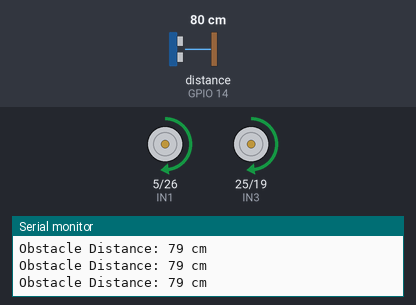
Bench run of a sketch on a simulated ESP32. Parts: motor-driver pin pairs drawn as motors (green arrow = first pin HIGH = forward, orange = second pin HIGH = backward, longer = more drive, scaled by the enable pin), the last lines printed to the serial monitor. Wiring (inferred from the names in the program): ultrasonic range finder: trigger GPIO 13; echo GPIO 14. The test bench sets the inputs (shaded band); at power-on: distance to the obstacle (sensor on GPIO 14) 80 cm. The echo pulse lasts 58.3 µs per cm.

Above: at 3.2 s.
3.3 s: distance to the obstacle (sensor on GPIO 14) set to 29 cm
4.8 s: distance to the obstacle (sensor on GPIO 14) set to 23 cm
At 5.3 s:
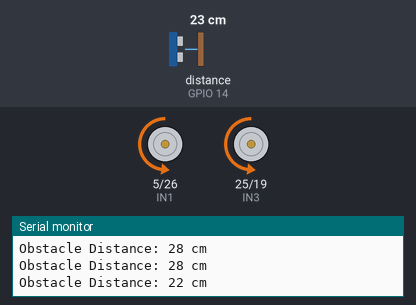
At 6.1 s:
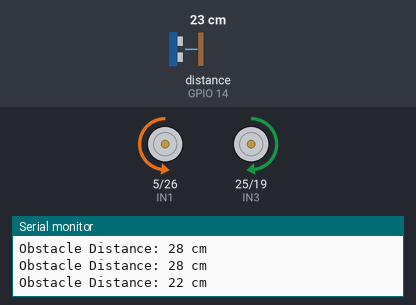
Timing chart, 0 to 13.8 s (numbered marks = the images above; inputs shaded):
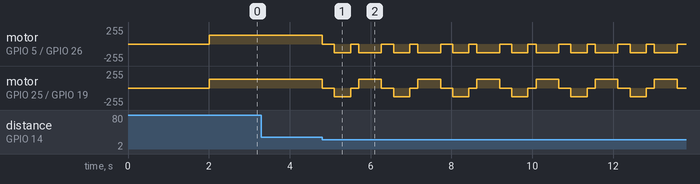

Measured:
- the behaviour switches between 26 and 25 cm on distance to the obstacle (sensor on GPIO 14) (found by bisection; images 0 and 1)

The sketch:

ESP32_AutoRover.ino.ino
```cpp
/*
 * Project: ESP32 Smart Obstacle Avoiding Car
 * Description: An autonomous robot car using ESP32, L298N Motor Driver, and HC-SR04 Ultrasonic Sensor.
 */

// ===== MOTOR DRIVER PINS (L298N) =====
const int IN1 = 5;   // Right Motor Forward
const int IN2 = 26;  // Right Motor Backward
const int IN3 = 25;  // Left Motor Forward
const int IN4 = 19;  // Left Motor Backward
const int ENA = 23;  // Right Motor Speed (PWM)
const int ENB = 18;  // Left Motor Speed (PWM)

// ===== ULTRASONIC SENSOR PINS =====
const int TRIG_PIN = 13; // Sensor's TRIG pin
const int ECHO_PIN = 14; // Sensor's ECHO pin

// ===== CAR SETTINGS =====
const int SPEED_LEFT = 130;     // PWM Speed (0-255)
const int SPEED_RIGHT = 130;    // PWM Speed (0-255)
const int SAFE_DISTANCE = 25;   // Obstacle detection threshold (cm)

void setup() {
  Serial.begin(115200);

  // Initialize Motor Pins
  pinMode(IN1, OUTPUT);
  pinMode(IN2, OUTPUT);
  pinMode(IN3, OUTPUT);
  pinMode(IN4, OUTPUT);
  pinMode(ENA, OUTPUT);
  pinMode(ENB, OUTPUT);

  // Initialize Sensor Pins
  pinMode(TRIG_PIN, OUTPUT);
  pinMode(ECHO_PIN, INPUT);

  // Ensure car is stationary at startup
  stopCar();
  delay(2000);
}

void loop() {
  int distance = getDistance();

  Serial.print("Obstacle Distance: ");
  Serial.print(distance);
  Serial.println(" cm");

  if (distance > 0 && distance < SAFE_DISTANCE) {
    // Obstacle detected
    stopCar();
    delay(300);

    backward();  // Move back slightly
    delay(400);
    stopCar();
    delay(200);

    turnRight(); // Change direction
    delay(500);
  } else {
    // Path is clear
    forward();
  }

  delay(60); // Small delay for sensor stability
}

// ===== ULTRASONIC SENSOR FUNCTION =====
int getDistance() {
  digitalWrite(TRIG_PIN, LOW);
  delayMicroseconds(2);
  digitalWrite(TRIG_PIN, HIGH);
  delayMicroseconds(10);
  digitalWrite(TRIG_PIN, LOW);

  long duration = pulseIn(ECHO_PIN, HIGH);
  int dist = duration * 0.034 / 2; // Convert time to cm
  return dist;
}

// ===== MOTOR MOVEMENT FUNCTIONS =====
void forward() {
  analogWrite(ENA, SPEED_RIGHT);
  analogWrite(ENB, SPEED_LEFT);
  digitalWrite(IN1, HIGH);
  digitalWrite(IN2, LOW);
  digitalWrite(IN3, HIGH);
  digitalWrite(IN4, LOW);
}

void backward() {
  analogWrite(ENA, SPEED_RIGHT);
  analogWrite(ENB, SPEED_LEFT);
  digitalWrite(IN1, LOW);
  digitalWrite(IN2, HIGH);
  digitalWrite(IN3, LOW);
  digitalWrite(IN4, HIGH);
}

void turnRight() {
  analogWrite(ENA, SPEED_RIGHT);
  analogWrite(ENB, SPEED_LEFT);
  digitalWrite(IN1, LOW);
  digitalWrite(IN2, HIGH);
  digitalWrite(IN3, HIGH);
  digitalWrite(IN4, LOW);
}

void turnLeft() {
  analogWrite(ENA, SPEED_RIGHT);
  analogWrite(ENB, SPEED_LEFT);
  digitalWrite(IN1, HIGH);
  digitalWrite(IN2, LOW);
  digitalWrite(IN3, LOW);
  digitalWrite(IN4, HIGH);
}

void stopCar() {
  analogWrite(ENA, 0);
  analogWrite(ENB, 0);
  digitalWrite(IN1, LOW);
  digitalWrite(IN2, LOW);
  digitalWrite(IN3, LOW);
  digitalWrite(IN4, LOW);
}
```
